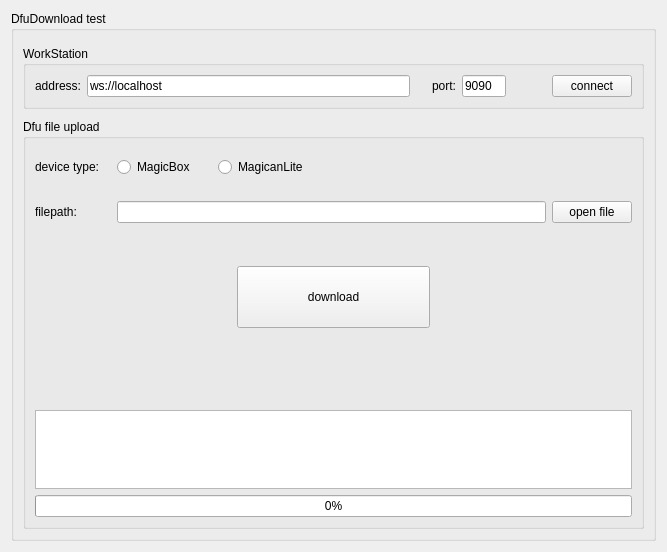
<?xml version="1.0" encoding="UTF-8"?>
<ui version="4.0">
 <class>DfuDownloadTestForm</class>
 <widget class="QWidget" name="DfuDownloadTestForm">
  <property name="geometry">
   <rect>
    <x>0</x>
    <y>0</y>
    <width>667</width>
    <height>548</height>
   </rect>
  </property>
  <property name="windowTitle">
   <string notr="true">Form</string>
  </property>
  <layout class="QGridLayout" name="gridLayout">
   <item row="0" column="0">
    <widget class="QGroupBox" name="groupBox_magician">
     <property name="minimumSize">
      <size>
       <width>0</width>
       <height>530</height>
      </size>
     </property>
     <property name="title">
      <string>DfuDownload test</string>
     </property>
     <layout class="QVBoxLayout" name="verticalLayout">
      <property name="spacing">
       <number>10</number>
      </property>
      <property name="topMargin">
       <number>15</number>
      </property>
      <item>
       <widget class="QGroupBox" name="groupBox_ws">
        <property name="sizePolicy">
         <sizepolicy hsizetype="Preferred" vsizetype="Fixed">
          <horstretch>0</horstretch>
          <verstretch>0</verstretch>
         </sizepolicy>
        </property>
        <property name="title">
         <string>WorkStation</string>
        </property>
        <layout class="QHBoxLayout" name="horizontalLayout_6">
         <item>
          <widget class="QLabel" name="label_3">
           <property name="maximumSize">
            <size>
             <width>52</width>
             <height>16777215</height>
            </size>
           </property>
           <property name="text">
            <string>address:</string>
           </property>
           <property name="alignment">
            <set>Qt::AlignRight|Qt::AlignTrailing|Qt::AlignVCenter</set>
           </property>
          </widget>
         </item>
         <item>
          <widget class="QLineEdit" name="lineEdit_ws_address">
           <property name="minimumSize">
            <size>
             <width>160</width>
             <height>0</height>
            </size>
           </property>
           <property name="focusPolicy">
            <enum>Qt::ClickFocus</enum>
           </property>
           <property name="text">
            <string notr="true">ws://localhost</string>
           </property>
           <property name="placeholderText">
            <string notr="true">ws://127.0.0.1</string>
           </property>
          </widget>
         </item>
         <item>
          <widget class="QLabel" name="label_6">
           <property name="sizePolicy">
            <sizepolicy hsizetype="Fixed" vsizetype="Preferred">
             <horstretch>0</horstretch>
             <verstretch>0</verstretch>
            </sizepolicy>
           </property>
           <property name="minimumSize">
            <size>
             <width>40</width>
             <height>0</height>
            </size>
           </property>
           <property name="maximumSize">
            <size>
             <width>40</width>
             <height>16777215</height>
            </size>
           </property>
           <property name="text">
            <string>port:</string>
           </property>
           <property name="alignment">
            <set>Qt::AlignRight|Qt::AlignTrailing|Qt::AlignVCenter</set>
           </property>
          </widget>
         </item>
         <item>
          <widget class="QLineEdit" name="lineEdit_ws_port">
           <property name="sizePolicy">
            <sizepolicy hsizetype="Fixed" vsizetype="Fixed">
             <horstretch>0</horstretch>
             <verstretch>0</verstretch>
            </sizepolicy>
           </property>
           <property name="minimumSize">
            <size>
             <width>44</width>
             <height>0</height>
            </size>
           </property>
           <property name="maximumSize">
            <size>
             <width>44</width>
             <height>16777215</height>
            </size>
           </property>
           <property name="focusPolicy">
            <enum>Qt::ClickFocus</enum>
           </property>
           <property name="text">
            <string notr="true">9090</string>
           </property>
           <property name="maxLength">
            <number>5</number>
           </property>
           <property name="placeholderText">
            <string notr="true">port</string>
           </property>
          </widget>
         </item>
         <item>
          <spacer name="horizontalSpacer_5">
           <property name="orientation">
            <enum>Qt::Horizontal</enum>
           </property>
           <property name="sizeType">
            <enum>QSizePolicy::Preferred</enum>
           </property>
           <property name="sizeHint" stdset="0">
            <size>
             <width>40</width>
             <height>20</height>
            </size>
           </property>
          </spacer>
         </item>
         <item>
          <widget class="QPushButton" name="btn_wsConnect">
           <property name="text">
            <string>connect</string>
           </property>
          </widget>
         </item>
        </layout>
       </widget>
      </item>
      <item>
       <widget class="QGroupBox" name="groupBox_dfu">
        <property name="title">
         <string>Dfu file upload</string>
        </property>
        <layout class="QVBoxLayout" name="verticalLayout_2">
         <item>
          <widget class="QWidget" name="widget" native="true">
           <layout class="QHBoxLayout" name="horizontalLayout_3">
            <property name="leftMargin">
             <number>0</number>
            </property>
            <item>
             <widget class="QLabel" name="label_2">
              <property name="minimumSize">
               <size>
                <width>76</width>
                <height>0</height>
               </size>
              </property>
              <property name="maximumSize">
               <size>
                <width>76</width>
                <height>16777215</height>
               </size>
              </property>
              <property name="text">
               <string>device type:</string>
              </property>
             </widget>
            </item>
            <item>
             <widget class="QRadioButton" name="radioButton_magicBox">
              <property name="text">
               <string>MagicBox</string>
              </property>
             </widget>
            </item>
            <item>
             <spacer name="horizontalSpacer_6">
              <property name="orientation">
               <enum>Qt::Horizontal</enum>
              </property>
              <property name="sizeType">
               <enum>QSizePolicy::Preferred</enum>
              </property>
              <property name="sizeHint" stdset="0">
               <size>
                <width>20</width>
                <height>20</height>
               </size>
              </property>
             </spacer>
            </item>
            <item>
             <widget class="QRadioButton" name="radioButton_magicianLite">
              <property name="text">
               <string>MagicanLite</string>
              </property>
             </widget>
            </item>
            <item>
             <spacer name="horizontalSpacer_4">
              <property name="orientation">
               <enum>Qt::Horizontal</enum>
              </property>
              <property name="sizeHint" stdset="0">
               <size>
                <width>317</width>
                <height>20</height>
               </size>
              </property>
             </spacer>
            </item>
           </layout>
          </widget>
         </item>
         <item>
          <widget class="QWidget" name="widget_path" native="true">
           <layout class="QHBoxLayout" name="horizontalLayout">
            <property name="leftMargin">
             <number>0</number>
            </property>
            <property name="rightMargin">
             <number>0</number>
            </property>
            <item>
             <widget class="QLabel" name="label">
              <property name="minimumSize">
               <size>
                <width>76</width>
                <height>0</height>
               </size>
              </property>
              <property name="maximumSize">
               <size>
                <width>76</width>
                <height>16777215</height>
               </size>
              </property>
              <property name="text">
               <string>filepath:</string>
              </property>
             </widget>
            </item>
            <item>
             <widget class="QLineEdit" name="lineEdit_filePath">
              <property name="text">
               <string notr="true"/>
              </property>
             </widget>
            </item>
            <item>
             <widget class="QPushButton" name="btn_openfile">
              <property name="text">
               <string>open file</string>
              </property>
             </widget>
            </item>
           </layout>
          </widget>
         </item>
         <item>
          <spacer name="verticalSpacer_2">
           <property name="orientation">
            <enum>Qt::Vertical</enum>
           </property>
           <property name="sizeHint" stdset="0">
            <size>
             <width>20</width>
             <height>60</height>
            </size>
           </property>
          </spacer>
         </item>
         <item>
          <widget class="QWidget" name="widget_button" native="true">
           <property name="minimumSize">
            <size>
             <width>0</width>
             <height>80</height>
            </size>
           </property>
           <property name="maximumSize">
            <size>
             <width>16777215</width>
             <height>100</height>
            </size>
           </property>
           <layout class="QHBoxLayout" name="horizontalLayout_2" stretch="1,1,1">
            <item>
             <spacer name="horizontalSpacer">
              <property name="orientation">
               <enum>Qt::Horizontal</enum>
              </property>
              <property name="sizeHint" stdset="0">
               <size>
                <width>190</width>
                <height>20</height>
               </size>
              </property>
             </spacer>
            </item>
            <item>
             <widget class="QPushButton" name="btn_download">
              <property name="sizePolicy">
               <sizepolicy hsizetype="Expanding" vsizetype="Expanding">
                <horstretch>0</horstretch>
                <verstretch>0</verstretch>
               </sizepolicy>
              </property>
              <property name="text">
               <string>download</string>
              </property>
             </widget>
            </item>
            <item>
             <spacer name="horizontalSpacer_2">
              <property name="orientation">
               <enum>Qt::Horizontal</enum>
              </property>
              <property name="sizeHint" stdset="0">
               <size>
                <width>190</width>
                <height>20</height>
               </size>
              </property>
             </spacer>
            </item>
           </layout>
          </widget>
         </item>
         <item>
          <spacer name="verticalSpacer">
           <property name="orientation">
            <enum>Qt::Vertical</enum>
           </property>
           <property name="sizeHint" stdset="0">
            <size>
             <width>20</width>
             <height>109</height>
            </size>
           </property>
          </spacer>
         </item>
         <item>
          <widget class="QTextEdit" name="textEdit">
           <property name="maximumSize">
            <size>
             <width>16777215</width>
             <height>120</height>
            </size>
           </property>
           <property name="focusPolicy">
            <enum>Qt::ClickFocus</enum>
           </property>
          </widget>
         </item>
         <item>
          <widget class="QProgressBar" name="progressBar">
           <property name="value">
            <number>0</number>
           </property>
           <property name="alignment">
            <set>Qt::AlignCenter</set>
           </property>
          </widget>
         </item>
        </layout>
       </widget>
      </item>
     </layout>
    </widget>
   </item>
  </layout>
 </widget>
 <resources/>
 <connections/>
</ui>
